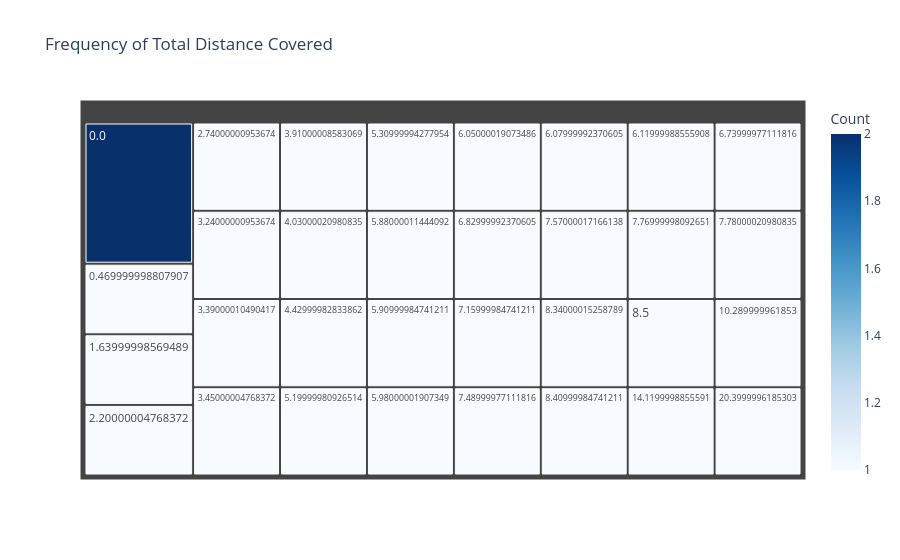

The code cell stored with this chart in its notebook:
### Markdown cell above
#### Chart - 4

### Code cell
# Chart - 4 Frequency of Distance Covered

# Occurrences of each start station
distance_count = md["TotalDistance"].value_counts().reset_index()
distance_count.columns = ["TotalDistance", "Count"]

fig = px.treemap(distance_count, path=['TotalDistance'], values='Count', title="Frequency of Total Distance Covered", color='Count', color_continuous_scale="Blues")
fig.show()

### Figure 1 — Plotly figure (JSON) as saved in the notebook; plotly's stock layout.template omitted (floating-point values rounded to 4 significant figures)
{"data": [{"branchvalues": "total", "customdata": [[2], [1], [1], [1], [1], [1], [1], [1], [1], [1], [1], [1], [1], [1], [1], [1], [1], [1], [1], [1], [1], [1], [1], [1], [1], [1], [1], [1], [1], [1], [1], [1]], "domain": {"x": [0, 1], "y": [0, 1]}, "hovertemplate": "labels=%{label}<br>Count_sum=%{value}<br>parent=%{parent}<br>id=%{id}<br>Count=%{color}<extra></extra>", "ids": ["0.0", "0.469999998807907", "1.63999998569489", "2.20000004768372", "2.74000000953674", "3.24000000953674", "3.39000010490417", "3.45000004768372", "3.91000008583069", "4.03000020980835", "4.42999982833862", "5.19999980926514", "5.30999994277954", "5.88000011444092", "5.90999984741211", "5.98000001907349", "6.05000019073486", "6.07999992370605", "6.11999988555908", "6.73999977111816", "6.82999992370605", "7.15999984741211", "7.48999977111816", "7.57000017166138", "7.76999998092651", "7.78000020980835", "8.34000015258789", "8.40999984741211", "8.5", "10.289999961853", "14.1199998855591", "20.3999996185303"], "labels": ["0.0", "0.469999998807907", "1.63999998569489", "2.20000004768372", "2.74000000953674", "3.24000000953674", "3.39000010490417", "3.45000004768372", "3.91000008583069", "4.03000020980835", "4.42999982833862", "5.19999980926514", "5.30999994277954", "5.88000011444092", "5.90999984741211", "5.98000001907349", "6.05000019073486", "6.07999992370605", "6.11999988555908", "6.73999977111816", "6.82999992370605", "7.15999984741211", "7.48999977111816", "7.57000017166138", "7.76999998092651", "7.78000020980835", "8.34000015258789", "8.40999984741211", "8.5", "10.289999961853", "14.1199998855591", "20.3999996185303"], "marker": {"coloraxis": "coloraxis", "colors": [2, 1, 1, 1, 1, 1, 1, 1, 1, 1, 1, 1, 1, 1, 1, 1, 1, 1, 1, 1, 1, 1, 1, 1, 1, 1, 1, 1, 1, 1, 1, 1]}, "name": "", "parents": ["", "", "", "", "", "", "", "", "", "", "", "", "", "", "", "", "", "", "", "", "", "", "", "", "", "", "", "", "", "", "", ""], "type": "treemap", "values": [2, 1, 1, 1, 1, 1, 1, 1, 1, 1, 1, 1, 1, 1, 1, 1, 1, 1, 1, 1, 1, 1, 1, 1, 1, 1, 1, 1, 1, 1, 1, 1]}], "layout": {"coloraxis": {"colorbar": {"title": {"text": "Count"}}, "colorscale": [[0, "rgb(247,251,255)"], [0.125, "rgb(222,235,247)"], [0.25, "rgb(198,219,239)"], [0.375, "rgb(158,202,225)"], [0.5, "rgb(107,174,214)"], [0.625, "rgb(66,146,198)"], [0.75, "rgb(33,113,181)"], [0.875, "rgb(8,81,156)"], [1, "rgb(8,48,107)"]]}, "legend": {"tracegroupgap": 0}, "title": {"text": "Frequency of Total Distance Covered"}}}
